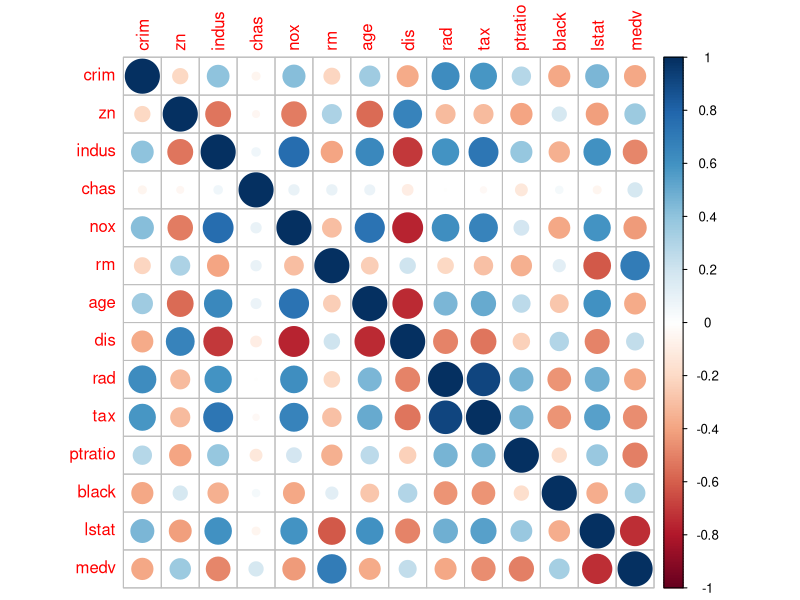
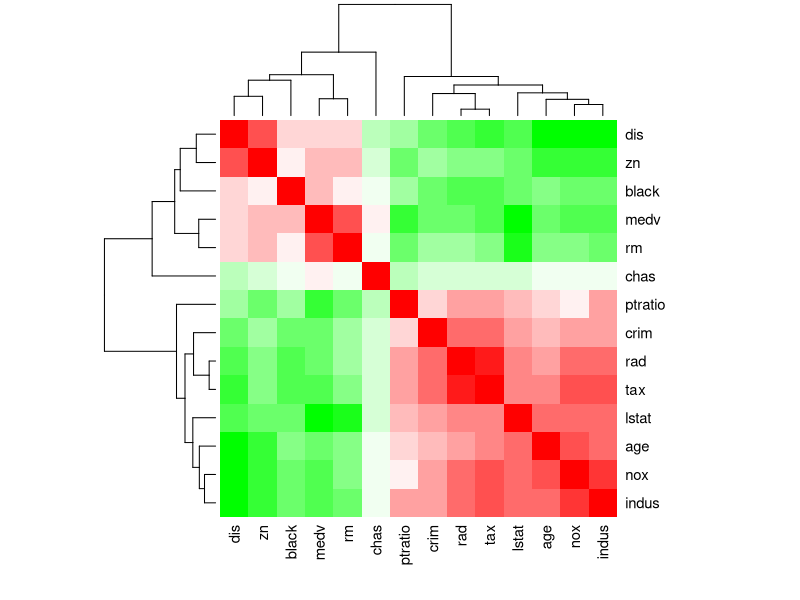
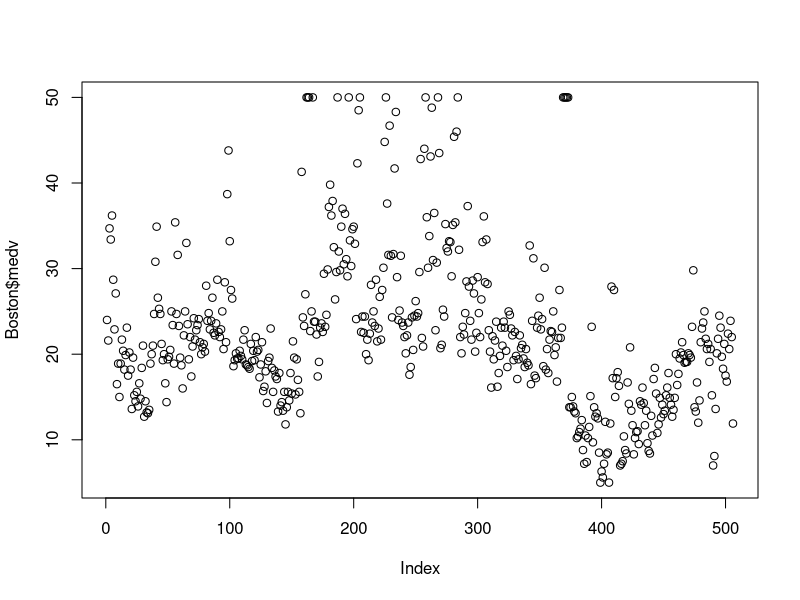
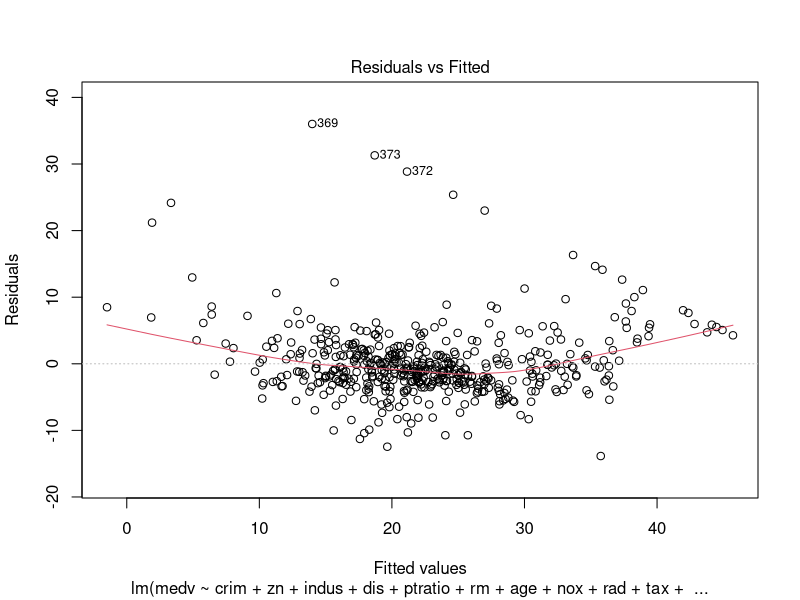
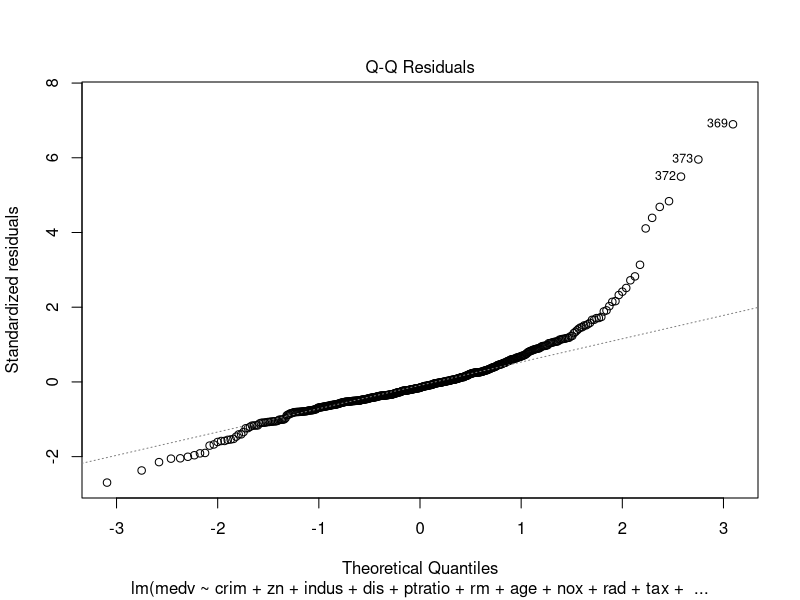
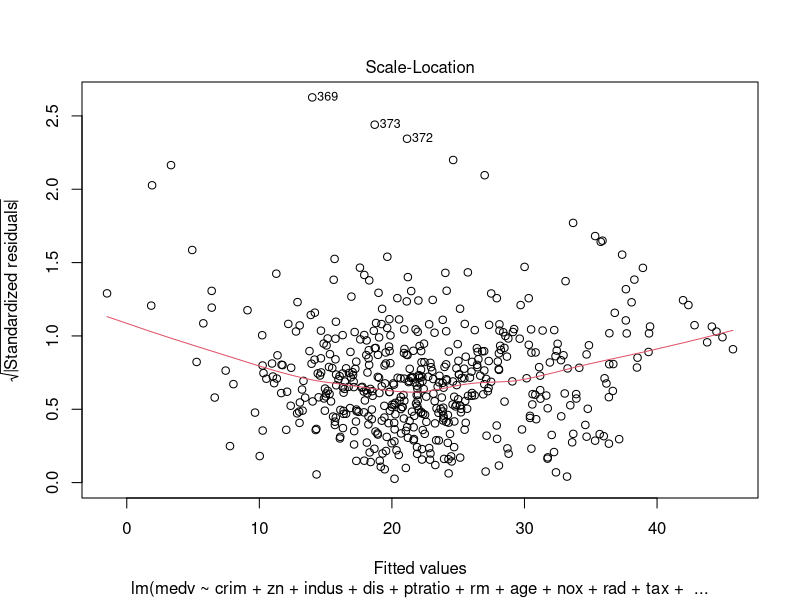
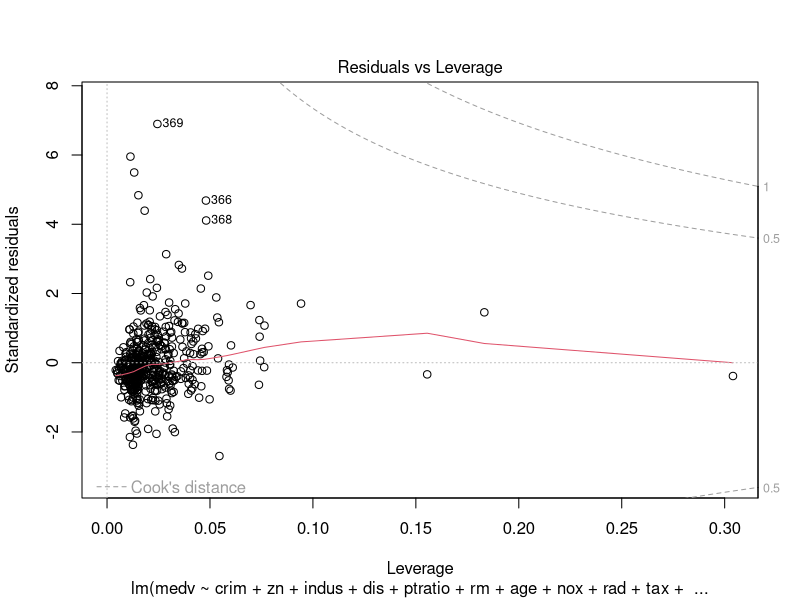
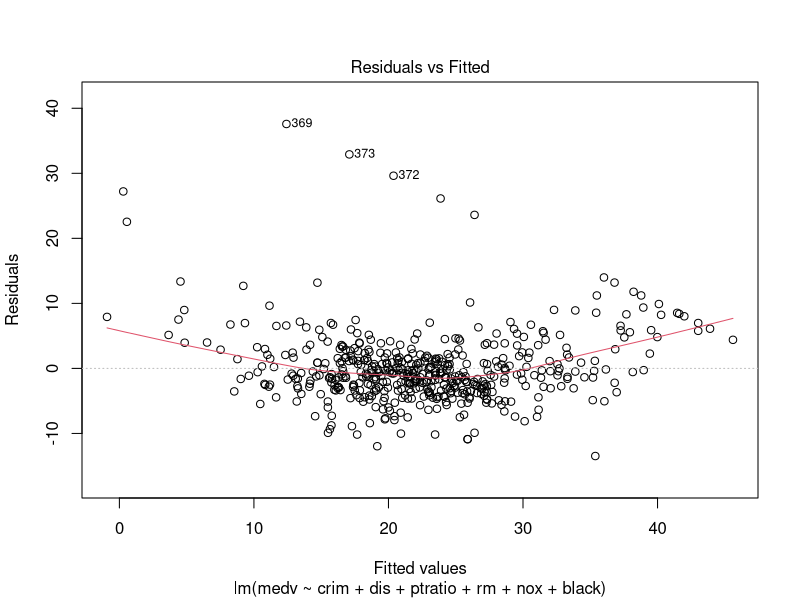

R code for these plots, in order:
library(MASS)
Boston = Boston

Boston.cor = cor(Boston)

library(corrplot)
corrplot(Boston.cor)
palette = colorRampPalette(c("green", "white", "red")) (20)
heatmap(x = Boston.cor, col = palette, symm = TRUE)

plot(Boston$medv)

#choosing training set and testing set
smp_size = floor(0.7 * nrow(Boston))
set.seed(123)
train_index = sample(seq_len(nrow(Boston)), size = smp_size) # sample from seq of row numbers
train.x = Boston[train_index, ]
test.x = Boston[-train_index, ]
colnames(Boston)

fit = lm(medv ~ crim + zn + indus + dis + ptratio + rm + age + nox + rad + tax + black, data=Boston)
summary(fit)
plot(fit)

fit = lm(medv ~ crim + dis + ptratio + rm  + nox + black, data=Boston)
summary(fit)
plot(fit)


b0 = fit$coefficients[1]
b1_crim = fit$coefficients[2]
b1_dis = fit$coefficients[3]
b1_ptratio = fit$coefficients[4]
b1_rm = fit$coefficients[5]
b1_nox = fit$coefficients[6]
b1_black = fit$coefficients[7]

test.x$medv_pred = b0 + b1_crim * test.x$crim + b1_dis * test.x$dis + b1_ptratio * test.x$ptratio + b1_rm * test.x$rm + b1_nox * test.x$nox + b1_black*test.x$black
test.x$residual = test.x$medv - test.x$medv_pred
test.x$residual2 = test.x$residual^2

test.mse = mean(test.x$residual2)
test.mse

influence(fit)
vcov(fit)
fitted(fit)
confint(fit, level=0.95)


#KNN Testing

train.x = Boston[train_index, ]
test.x = Boston[-train_index, ]

train.y = train.x$medv
test.y = test.x$medv

depvar = names(train.x) %in% c("medv")
train.x = train.x[!depvar]
test.x = test.x[!depvar]

library(FNN)

pred_001 = FNN::knn.reg(train = train.x, test = test.x, y = train.y, k = 1)
diff1 = test.y-pred_001$pred
pred_003 = FNN::knn.reg(train = train.x, test = test.x, y = train.y, k = 3)
diff3 = test.y-pred_003$pred
pred_005 = FNN::knn.reg(train = train.x, test = test.x, y = train.y, k = 5)
diff5 = test.y-pred_005$pred
pred_015 = FNN::knn.reg(train = train.x, test = test.x, y = train.y, k = 15)
diff15 = test.y-pred_015$pred
